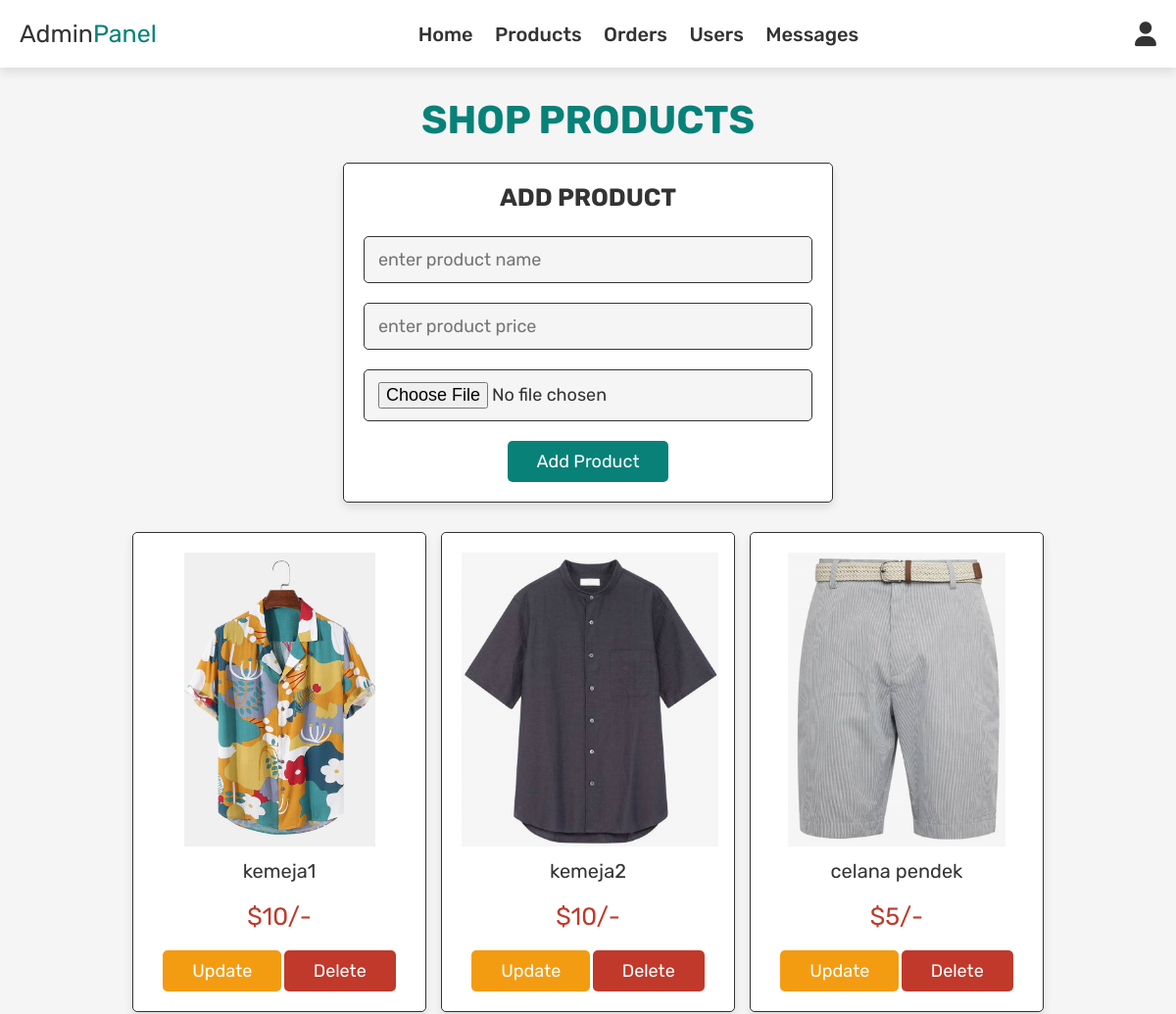
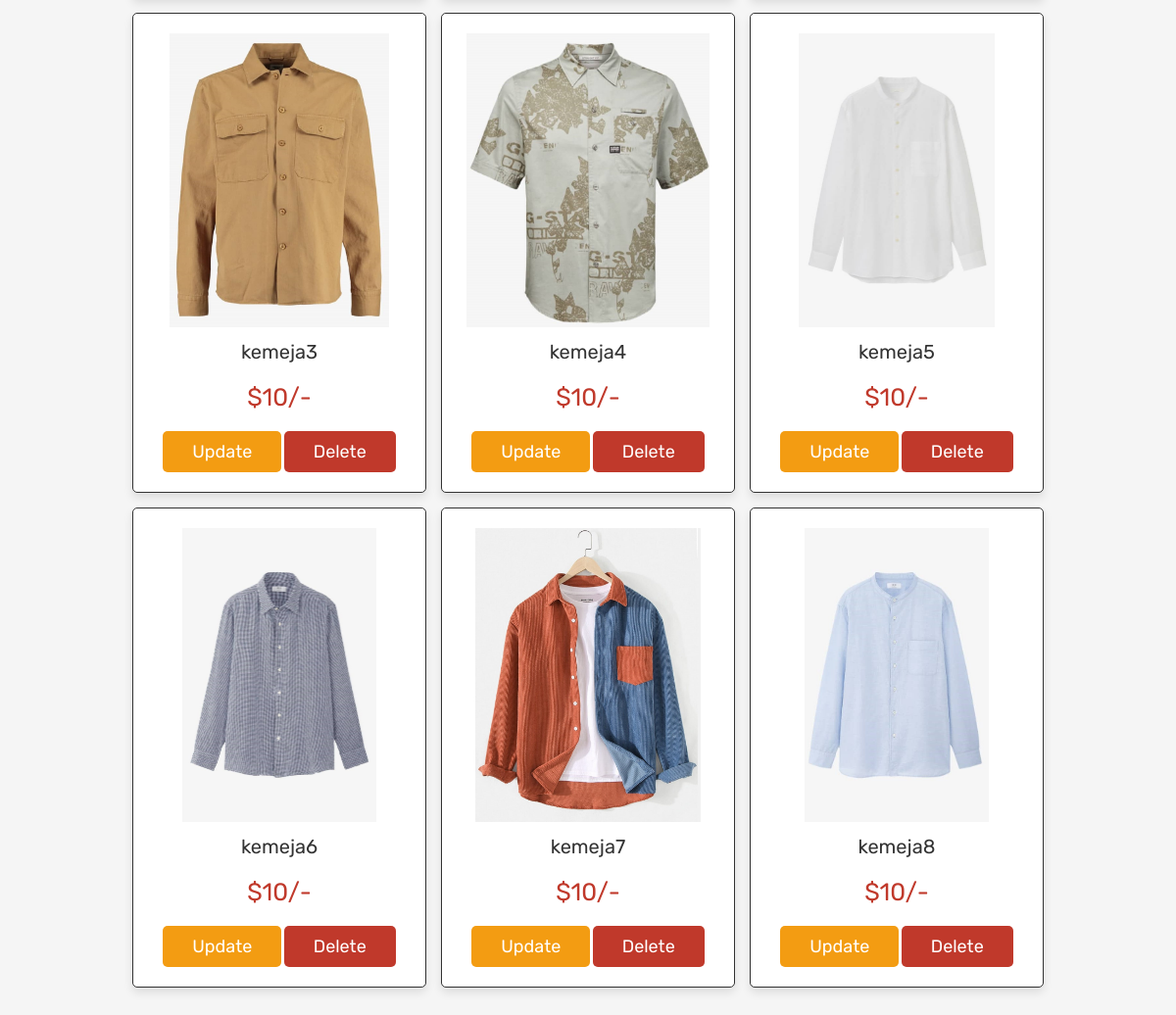
/project/admin_products.php (signed in), run on the app's committed database (2 pictures, top to bottom).
### tables this page shows
CREATE TABLE `products` (
  `id` int(100) NOT NULL,
  `name` varchar(100) NOT NULL,
  `price` int(100) NOT NULL,
  `image` varchar(100) NOT NULL
);

### project/admin_products.php (the view, shortened to what this page needs)
<?php
include 'config.php';
?>
<!DOCTYPE html>
<html lang="en">
<head>
   <link rel="stylesheet" href="https://cdnjs.cloudflare.com/ajax/libs/font-awesome/6.0.0/css/all.min.css">
   <link rel="stylesheet" href="css/admin_style2.css">
</head>
<body>
<?php include 'admin_header.php'; ?>
<section class="add-products">
   <h1 class="title">shop products</h1>
   <form action="" method="post" enctype="multipart/form-data">
      <h3>add product</h3>
      <input type="text" name="name" class="box" placeholder="enter product name" required>
      <input type="number" min="0" name="price" class="box" placeholder="enter product price" required>
      <input type="file" name="image" accept="image/jpg, image/jpeg, image/png" class="box" required>
      <input type="submit" value="add product" name="add_product" class="btn">
   </form>
</section>
<section class="show-products">
   <div class="box-container">
      <?php
         $select_products = mysqli_query($conn, "SELECT * FROM `products`") or die('query failed');
         if(mysqli_num_rows($select_products) > 0){
            while($fetch_products = mysqli_fetch_assoc($select_products)){
      ?>
      <div class="box">
         <img src="uploaded_img/<?php echo $fetch_products['image']; ?>" alt="">
         <div class="name"><?php echo $fetch_products['name']; ?></div>
         <div class="price">$<?php echo $fetch_products['price']; ?>/-</div>
         <a href="admin_products.php?update=<?php echo $fetch_products['id']; ?>" class="option-btn">update</a>
         <a href="admin_products.php?delete=<?php echo $fetch_products['id']; ?>" class="delete-btn" onclick="return confirm('delete this product?');">delete</a>
      </div>
      <?php
         }
      }else{
         echo '<p class="empty">no products added yet!</p>';
      }
      ?>
   </div>
</section>
</body>
</html>

### project/admin_header.php (shortened to what this page needs)
<header class="header">
   <div class="flex">
      <a href="admin_page.php" class="logo">Admin<span>Panel</span></a>
      <nav class="navbar">
         <a href="admin_page.php">Home</a>
         <a href="admin_products.php">Products</a>
         <a href="admin_orders.php">Orders</a>
         <a href="admin_users.php">Users</a>
         <a href="admin_contacts.php">Messages</a>
      </nav>
      <div class="icons">
         <div id="user-btn" class="fas fa-user"></div>
      </div>
   </div>
</header>

### project/css/admin_style2.css (style rules this page uses)
:root { --green: #088178; --red:#c0392b; --orange:#f39c12; --black:#333; --white:#fff; --light-color:#666; --light-white:#ccc; --light-bg:#f5f5f5; --border:.1rem solid var(--black); --box-shadow:0 .5rem 1rem rgba(0,0,0,.1); }
* { font-family: 'Rubik', sans-serif; margin:0; padding:0; box-sizing: border-box; outline: none; border:none; text-decoration: none; transition:all .2s linear; }
html { font-size: 62.5%; overflow-x: hidden; }
body { background-color: var(--light-bg); }
section { padding:3rem 2rem; }
.title { text-align: center; margin-bottom: 2rem; text-transform: uppercase; color:var(--black); font-size: 4rem; }
.btn, .option-btn, .delete-btn, .white-btn { display: inline-block; margin-top: 1rem; padding:1rem 3rem; cursor: pointer; color:var(--white); font-size: 1.8rem; border-radius: .5rem; text-transform: capitalize; }
.white-btn, .btn { background-color: var(--green); }
.option-btn { background-color: var(--orange); }
.delete-btn { background-color: var(--red); }
.header { position: sticky; top:0; left:0; right:0; z-index: 1000; background-color: var(--white); box-shadow: var(--box-shadow); }
.header .flex { display: flex; align-items: center; padding:2rem; justify-content: space-between; position: relative; max-width: 1200px; margin:0 auto; }
.header .flex .logo { font-size: 2.5rem; color:var(--black); }
.header .flex .logo span { color:var(--green); }
.header .flex .navbar a { margin:0 1rem; font-size: 2rem; color:var(--black); font-weight: 500; }
.header .flex .icons div { margin-left: 1.5rem; font-size: 2.5rem; cursor: pointer; color:var(--black); }
.add-products form { background-color: var(--white); border-radius: .5rem; padding:2rem; text-align: center; box-shadow: var(--box-shadow); border:var(--border); max-width: 50rem; margin:0 auto; }
.add-products form h3 { font-size: 2.5rem; text-transform: uppercase; color:var(--black); margin-bottom: 1.5rem; }
.add-products h1 { color: var(--green); }
.add-products form .box { width: 100%; background-color: var(--light-bg); border-radius: .5rem; margin:1rem 0; padding:1.2rem 1.4rem; color:var(--black); font-size: 1.8rem; border:var(--border); }
.show-products .box-container { display: grid; grid-template-columns: repeat(auto-fit, 30rem); justify-content: center; gap:1.5rem; max-width: 1200px; margin:0 auto; align-items: flex-start; }
.show-products { padding-top: 0; }
.show-products .box-container .box { text-align: center; padding:2rem; border-radius: .5rem; border:var(--border); box-shadow: var(--box-shadow); background-color: var(--white); }
.show-products .box-container .box img { height: 30rem; }
.show-products .box-container .box .name { padding:1rem 0; font-size: 2rem; color:var(--black); }
.show-products .box-container .box .price { padding:1rem 0; font-size: 2.5rem; color:var(--red); }

### data on the page
products: image (picture), name "kemeja1", price "10"
products: image (picture), name "kemeja2", price "10"
products: image (picture), name "celana pendek", price "5"
products: image (picture), name "kemeja3", price "10"
products: image (picture), name "kemeja4", price "10"
products: image (picture), name "kemeja5", price "10"
products: image (picture), name "kemeja6", price "10"
products: image (picture), name "kemeja7", price "10"
products: image (picture), name "kemeja8", price "10"
